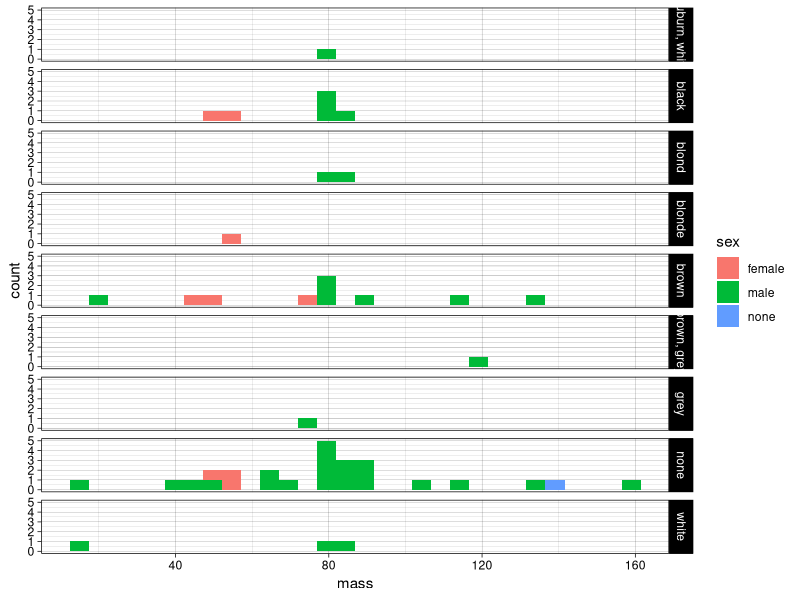

This chart was generated by the following R code: (Note: this script raises an error after producing the figure.)
#TD sur les graphics du 04/02/2025

library(dplyr)
data("starwars")
starwars
head(starwars)

install.packages("ggplot2")
library(ggplot2)

data <- starwars |> filter(!is.na(name) & !is.na(mass) & !is.na(eye_color) & !is.na(sex) & !is.na(hair_color))
head(data)
#Selectionner les données dont nous avons besoins pour notre histogram de masse selon les couleur de cheveux
data2 <- data |> select(mass, sex, hair_color)
ggplot(data2) + geom_histogram(aes(x = mass, fill = sex)) + theme_linedraw () + facet_grid (hair_color~.)

#Boxplot des sexes et coleur des yeux différentier selon les couleurs des cheveux
ggplot(data) + geom_point(aes(x = height, y = mass)) + geom_jitter(aes(color = sex), width = 0.2, size = 3, alpha = 0.7, shape = 21) + scale_color_manual(values = c("feminine" = "red", "masculine" = "blue")) + facet_grid(sex~.)

ggplot(data, aes(x = height, y = mass)) +
  geom_jitter(aes(fill = sex), width = 0.2, size = 3, alpha = 0.7, shape = 21) +
  scale_fill_manual(values = c("female" = "red", "male" = "blue")) +
  facet_grid(sex ~ .) + theme_grey() + geom_smooth (method= "lm", color="black")

  